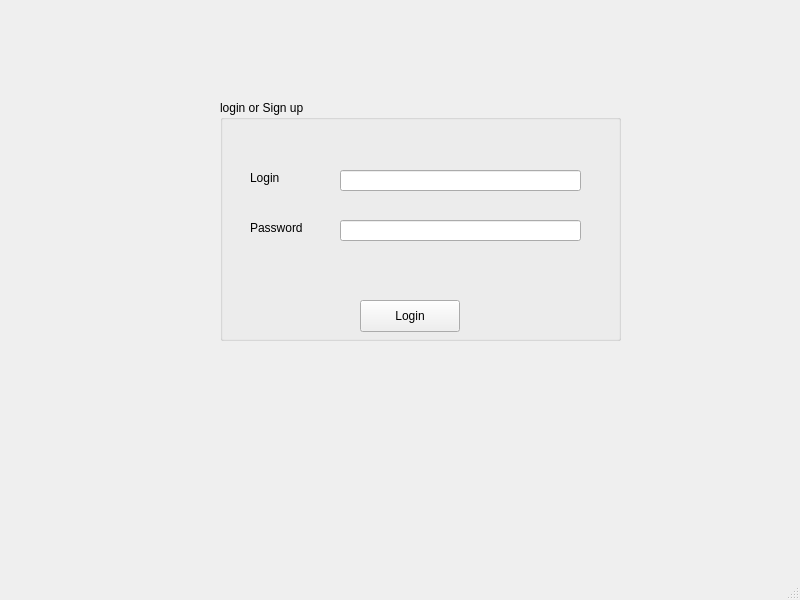
<?xml version="1.0" encoding="UTF-8"?>
<ui version="4.0">
 <class>MainWindow</class>
 <widget class="QMainWindow" name="MainWindow">
  <property name="geometry">
   <rect>
    <x>0</x>
    <y>0</y>
    <width>800</width>
    <height>600</height>
   </rect>
  </property>
  <property name="windowTitle">
   <string>MainWindow</string>
  </property>
  <widget class="QWidget" name="centralwidget">
   <widget class="QGroupBox" name="groupBox">
    <property name="geometry">
     <rect>
      <x>220</x>
      <y>100</y>
      <width>401</width>
      <height>241</height>
     </rect>
    </property>
    <property name="title">
     <string>login or Sign up</string>
    </property>
    <widget class="QPushButton" name="pushButton">
     <property name="geometry">
      <rect>
       <x>140</x>
       <y>200</y>
       <width>100</width>
       <height>32</height>
      </rect>
     </property>
     <property name="text">
      <string>Login</string>
     </property>
    </widget>
    <widget class="QLineEdit" name="lineEdit">
     <property name="geometry">
      <rect>
       <x>120</x>
       <y>70</y>
       <width>241</width>
       <height>21</height>
      </rect>
     </property>
    </widget>
    <widget class="QLineEdit" name="lineEdit_2">
     <property name="geometry">
      <rect>
       <x>120</x>
       <y>120</y>
       <width>241</width>
       <height>21</height>
      </rect>
     </property>
    </widget>
    <widget class="QLabel" name="label">
     <property name="geometry">
      <rect>
       <x>30</x>
       <y>70</y>
       <width>58</width>
       <height>16</height>
      </rect>
     </property>
     <property name="text">
      <string>Login</string>
     </property>
    </widget>
    <widget class="QLabel" name="label_2">
     <property name="geometry">
      <rect>
       <x>30</x>
       <y>120</y>
       <width>71</width>
       <height>16</height>
      </rect>
     </property>
     <property name="text">
      <string>Password</string>
     </property>
    </widget>
   </widget>
  </widget>
  <widget class="QMenuBar" name="menubar">
   <property name="geometry">
    <rect>
     <x>0</x>
     <y>0</y>
     <width>800</width>
     <height>24</height>
    </rect>
   </property>
  </widget>
  <widget class="QStatusBar" name="statusbar"/>
 </widget>
 <resources/>
 <connections/>
</ui>
